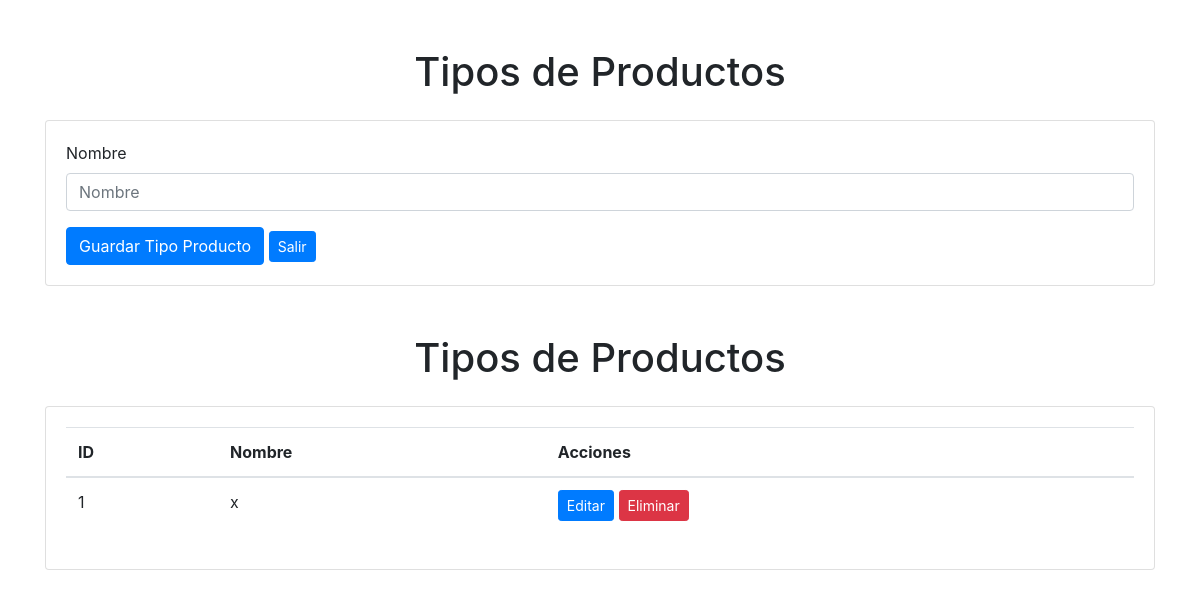
Page /administrar/mantenedorTipoProducto/ on the earlier database version.
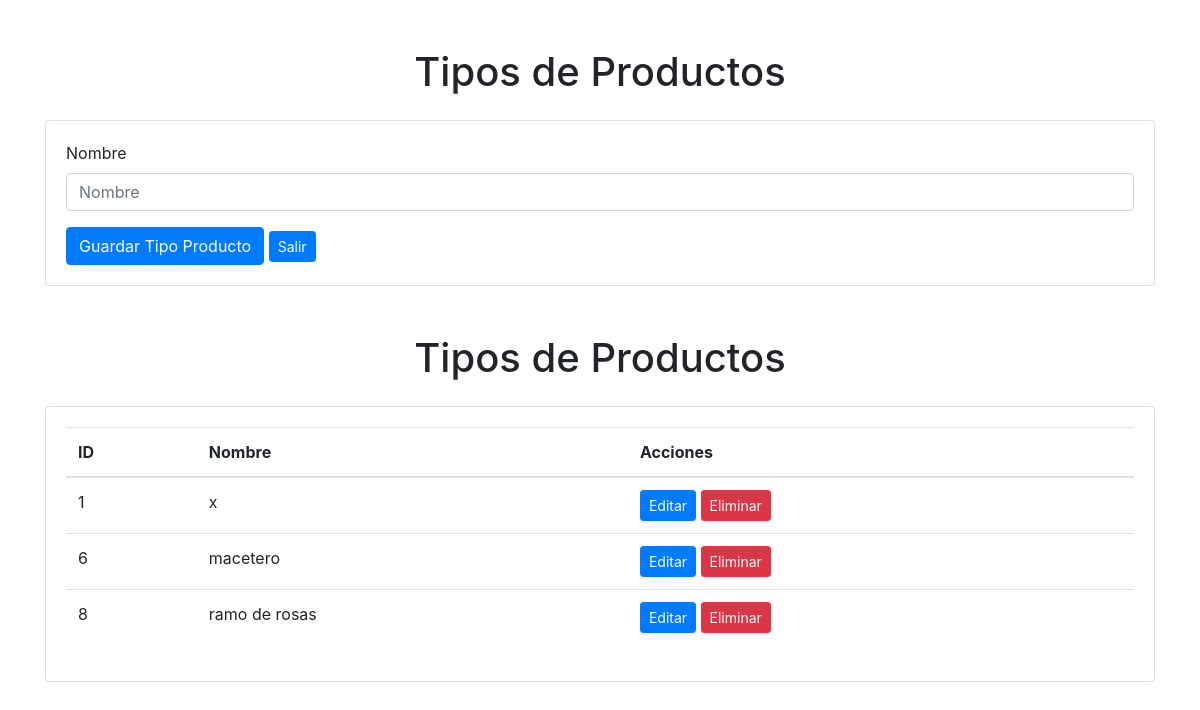
Same page on the later database version.
### aplicacion/models.py (models this page shows, shortened)
class TipoProducto(models.Model):
    IdTipoProducto = models.AutoField(primary_key=True)
    nombre = models.CharField(max_length=255)

### aplicacion/views.py (the view)
# urls.py: path('administrar/mantenedorTipoProducto/', views.mantenedorTipoProducto, name='mantenedorTipoProducto'),
def mantenedorTipoProducto(request):
    tipos_productos = TipoProducto.objects.all()  # Obtiene todos los objetos de TipoUsuario
    return render(request, 'aplicacion/tipoproducto.html', {'tipos_productos': tipos_productos})

### aplicacion/templates/aplicacion/tipoproducto.html (shortened to what this page needs)
{% load static %}
<!DOCTYPE html>
<html lang="es">
<head>
    <link rel="stylesheet" href="{% static 'css/style.css' %}">
    <link rel="stylesheet" href="https://stackpath.bootstrapcdn.com/bootstrap/4.5.2/css/bootstrap.min.css">
</head>
<body>
    <div class="container mt-5">
        <h1 class="text-center">Tipos de Productos</h1>
        <div class="card mt-4">
            <div class="card-body">
                <form>
                    <div class="form-group">
                        <label for="nombre">Nombre</label>
                        <input type="text" class="form-control" id="nombre" placeholder="Nombre">
                    </div>
                    <button type="button" class="btn btn-primary" onclick="agregarTipoProducto();">Guardar Tipo Producto</button>
                    <a href=".." class="btn btn-sm btn-primary">Salir</a>
                </form>
            </div>
        </div>
    </div>
    <div class="container mt-5">
        <h1 class="text-center">Tipos de Productos</h1>
        <div class="card mt-4">
            <div class="card-body">
                <table class="table">
                    <thead>
                        <tr>
                            <th>ID</th>
                            <th>Nombre</th>
                            <th>Acciones</th>
                        </tr>
                    </thead>
                    <tbody>
                        {% for tipo_producto in tipos_productos %}
                        <tr>
                            <td>{{ tipo_producto.IdTipoProducto }}</td>
                            <td>{{ tipo_producto.nombre }}</td>
                            <td>
                                <a href="{% url 'editar_tipo_producto' tipo_producto.IdTipoProducto %}" class="btn btn-sm btn-primary">Editar</a>
                                <a href="{% url 'eliminar_tipo_producto' tipo_producto.IdTipoProducto %}" class="btn btn-sm btn-danger">Eliminar</a>
                            </td>
                        </tr>
                        {% endfor %}
                    </tbody>
                </table>
            </div>
        </div>
    </div>
</body>
</html>

Differences in the rows shown:
added TipoProducto: IdTipoProducto "6", nombre "macetero"
added TipoProducto: IdTipoProducto "8", nombre "ramo de rosas"
